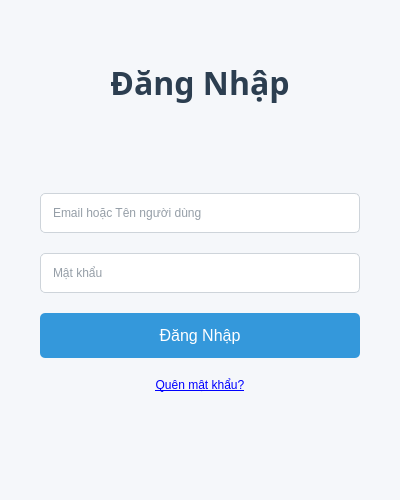
<?xml version="1.0" encoding="UTF-8"?>
<ui version="4.0">
 <class>LoginWindow</class>
 <widget class="QWidget" name="LoginWindow">
  <property name="geometry">
   <rect>
    <x>0</x>
    <y>0</y>
    <width>400</width>
    <height>500</height>
   </rect>
  </property>
  <property name="windowTitle">
   <string>Login</string>
  </property>
  <property name="styleSheet">
   <string notr="true">background-color: #F5F7FA;</string>
  </property>
  <layout class="QVBoxLayout" name="verticalLayout">
   <property name="spacing">
    <number>20</number>
   </property>
   <property name="leftMargin">
    <number>40</number>
   </property>
   <property name="topMargin">
    <number>60</number>
   </property>
   <property name="rightMargin">
    <number>40</number>
   </property>
   <property name="bottomMargin">
    <number>40</number>
   </property>
   <item>
    <widget class="QLabel" name="labelTitle">
     <property name="font">
      <font>
       <family>Sans Serif</family>
       <pointsize>24</pointsize>
       <weight>75</weight>
       <bold>true</bold>
      </font>
     </property>
     <property name="styleSheet">
      <string notr="true">color: #2C3E50;</string>
     </property>
     <property name="text">
      <string>Đăng Nhập</string>
     </property>
     <property name="alignment">
      <set>Qt::AlignCenter</set>
     </property>
    </widget>
   </item>
   <item>
    <spacer name="verticalSpacer_1">
     <property name="orientation">
      <enum>Qt::Vertical</enum>
     </property>
     <property name="sizeHint" stdset="0">
      <size>
       <width>20</width>
       <height>20</height>
      </size>
     </property>
    </spacer>
   </item>
   <item>
    <widget class="QLineEdit" name="editUsername">
     <property name="minimumSize">
      <size>
       <width>0</width>
       <height>40</height>
      </size>
     </property>
     <property name="styleSheet">
      <string notr="true">QLineEdit {
       border: 1px solid #CED4DA;
       border-radius: 5px;
       padding: 10px;
       background-color: #FFFFFF;
       color: #2C3E50;
      }
      QLineEdit:focus {
       border: 1px solid #3498DB;
      }</string>
     </property>
     <property name="placeholderText">
      <string>Email hoặc Tên người dùng</string>
     </property>
    </widget>
   </item>
   <item>
    <widget class="QLineEdit" name="editPassword">
     <property name="minimumSize">
      <size>
       <width>0</width>
       <height>40</height>
      </size>
     </property>
     <property name="styleSheet">
      <string notr="true">QLineEdit {
       border: 1px solid #CED4DA;
       border-radius: 5px;
       padding: 10px;
       background-color: #FFFFFF;
       color: #2C3E50;
      }
      QLineEdit:focus {
       border: 1px solid #3498DB;
      }</string>
     </property>
     <property name="echoMode">
      <enum>QLineEdit::Password</enum>
     </property>
     <property name="placeholderText">
      <string>Mật khẩu</string>
     </property>
    </widget>
   </item>
   <item>
    <widget class="QPushButton" name="btnLogin">
     <property name="minimumSize">
      <size>
       <width>0</width>
       <height>45</height>
      </size>
     </property>
     <property name="font">
      <font>
       <pointsize>12</pointsize>
       <weight>50</weight>
      </font>
     </property>
     <property name="styleSheet">
      <string notr="true">QPushButton {
       background-color: #3498DB;
       color: #FFFFFF;
       border-radius: 5px;
       padding: 10px;
      }
      QPushButton:hover {
       background-color: #2980B9;
      }
      QPushButton:pressed {
       background-color: #1F618D;
      }</string>
     </property>
     <property name="text">
      <string>Đăng Nhập</string>
     </property>
    </widget>
   </item>
   <item>
    <widget class="QLabel" name="labelForgotPassword">
     <property name="styleSheet">
      <string notr="true">color: #3498DB;</string>
     </property>
     <property name="text">
      <string>&lt;a href=&quot;#&quot;&gt;Quên mật khẩu?&lt;/a&gt;</string>
     </property>
     <property name="alignment">
      <set>Qt::AlignCenter</set>
     </property>
     <property name="openExternalLinks">
      <bool>false</bool>
     </property>
    </widget>
   </item>
   <item>
    <spacer name="verticalSpacer_2">
     <property name="orientation">
      <enum>Qt::Vertical</enum>
     </property>
     <property name="sizeHint" stdset="0">
      <size>
       <width>20</width>
       <height>40</height>
      </size>
     </property>
    </spacer>
   </item>
  </layout>
 </widget>
 <resources/>
 <connections/>
</ui>
